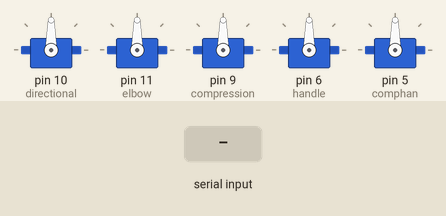
This program was run on a simulated Arduino Uno, built with avr-gcc and run on an emulated ATmega328P. Parts: 5 × servo. The test bench sets the inputs (shaded band).

Above: at 1.2 s.
1.3 s: "90,45\n" received over Serial
At 1.6 s:
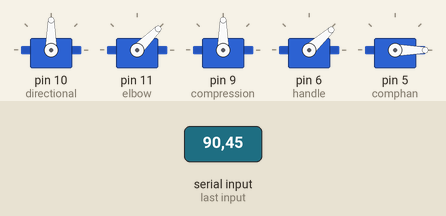
2.8 s: "30,150\n" received over Serial
At 3.9 s:
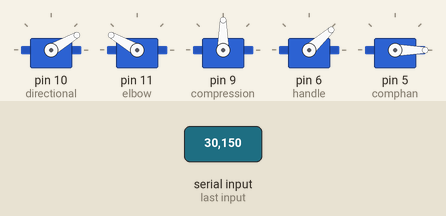
4.3 s: "5\n" received over Serial
At 4.9 s:
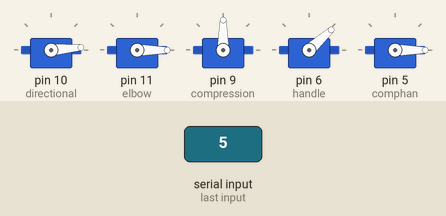
5.8 s: "90\n" received over Serial
At 6.1 s:
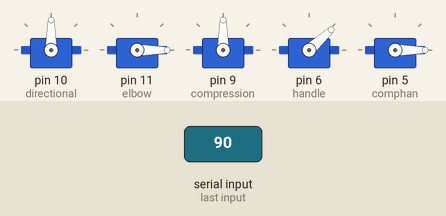
7.3 s: "200\n" received over Serial
At 8.5 s:
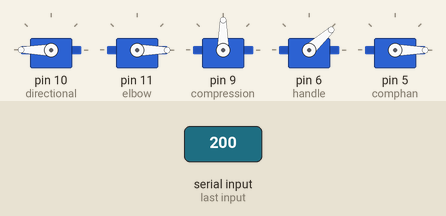
8.8 s: "90,45,200,10,150\n" received over Serial
At 10.1 s:
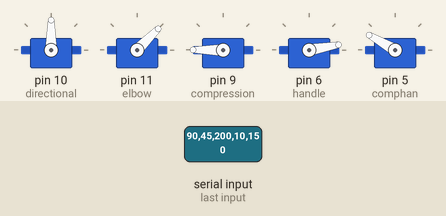
Timing chart, 0 to 11.3 s (numbered marks = the images above; inputs shaded):
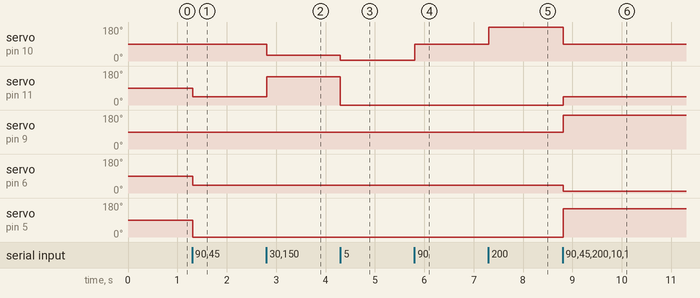

Measured:
- after the input at 1.3 s, servo on pin 11 (elbow): 90° → 45° at once; servo on pin 6 (handle): 90° → 42° at once; servo on pin 5 (comphan): 90° → 0° at once
- after the input at 2.8 s, servo on pin 10 (directional): 90° → 30° at once; servo on pin 11 (elbow): 45° → 150° at once
- after the input at 4.3 s, servo on pin 10 (directional): 30° → 5° at once; servo on pin 11 (elbow): 150° → 0° at once
- after the input at 5.8 s, servo on pin 10 (directional): 5° → 90° at once
- after the input at 7.3 s, servo on pin 10 (directional): 90° → 180° at once
- after the input at 8.8 s, servo on pin 10 (directional): 180° → 90° at once; servo on pin 11 (elbow): 0° → 45° at once; servo on pin 9 (compression): 90° → 180° at once; servo on pin 6 (handle): 42° → 10° at once; servo on pin 5 (comphan): 0° → 150° at once

The program:

main.cpp
```cpp
// Include Arduino library
#include <Arduino.h>

// Include Servo Library
#include <Servo.h>

// Creating a Servo Control Object

Servo directional;
Servo elbow;

Servo compression;
Servo handle;

Servo comphan;

// Making variables to store an angle

int start_angle_direction = 0;

int start_angle_elbow = 0;

int start_angle_compression = 0;

int start_angle_handle = 0;

int start_angle_comphan = 0;

// Function that stop a motor


void stop_motor(Servo motor, int &previous_angle, int arduino_pin) {

  previous_angle = motor.read();

  motor.detach();

  delay(500);

  motor.attach(arduino_pin, previous_angle, 1000);
}

void setup() {

  // Attach all the servos' to pins

  directional.attach(10);

  elbow.attach(11);

  compression.attach(9);

  // Open a serial communication port to communicate with the interface

  Serial.begin(9600);

  handle.attach(6);

  comphan.attach(5);


}

void loop() {

  // If this port is availbale go futher.

  if (Serial.available() > 0) {

    // Getting information from the port

    String port_input = Serial.readStringUntil('\n');

    // Conditions for stopping a motor

    if (port_input.startsWith("stopd")) {

      stop_motor(directional, start_angle_direction, 10);

    }

    else if (port_input.startsWith("stope")) {

      stop_motor(elbow, start_angle_elbow, 11);
    }


    else if(port_input.startsWith("stopc")) {

       stop_motor(compression, start_angle_compression, 9);

    }

    else if(port_input.startsWith("stoph")) {

      stop_motor(handle, start_angle_handle, 6);

    }

    else if(port_input.startsWith("stopn")) {

      stop_motor(comphan, start_angle_comphan, 5);

    }


    else {

      int angle_direction, angle_elbow, angle_compression, angle_handle, angle_comphan;

      // Reading data from a string according to the format

      sscanf(port_input.c_str(), "%d,%d,%d,%d,%d", &angle_direction, &angle_elbow, &angle_compression, &angle_handle, &angle_comphan);

      // Conditions for sending angle to the servo motor

      if (angle_direction != start_angle_direction) {

        directional.write(angle_direction);

        start_angle_direction = angle_direction;

      }

      if (angle_elbow != start_angle_elbow) {

        elbow.write(angle_elbow);

        start_angle_elbow = angle_elbow;

      }

      if (angle_compression != start_angle_compression) {

        compression.write(angle_compression);

        start_angle_compression = angle_compression;

      }

      if (angle_handle != start_angle_handle) {

        handle.write(angle_handle);

        start_angle_handle = angle_handle;

      }

      if (angle_comphan != start_angle_comphan) {

        comphan.write(angle_comphan);

        start_angle_comphan = angle_comphan;

      }


    }
  }
}
```
